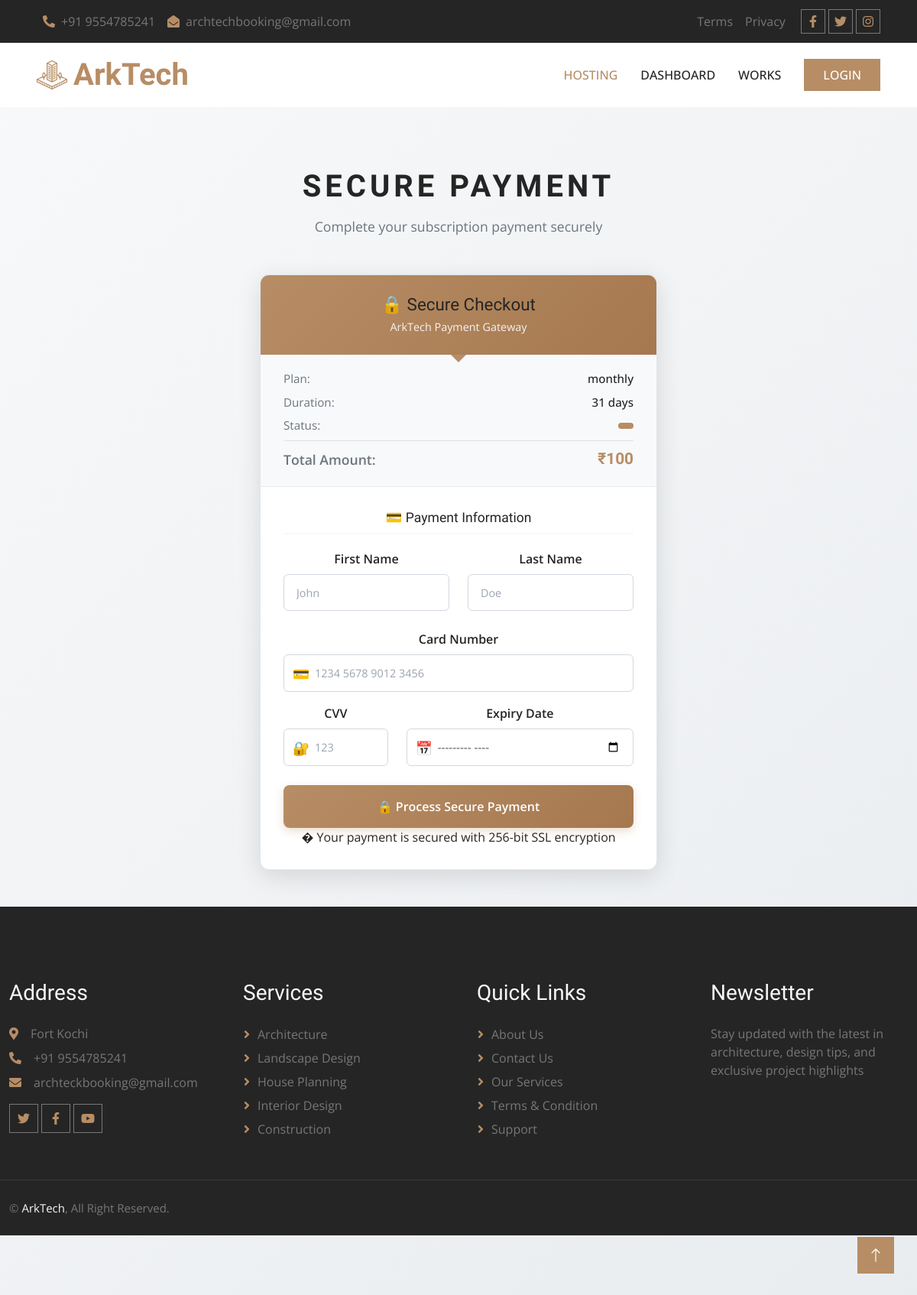
The page /Architect/paymentmain.php on the database as committed earlier.
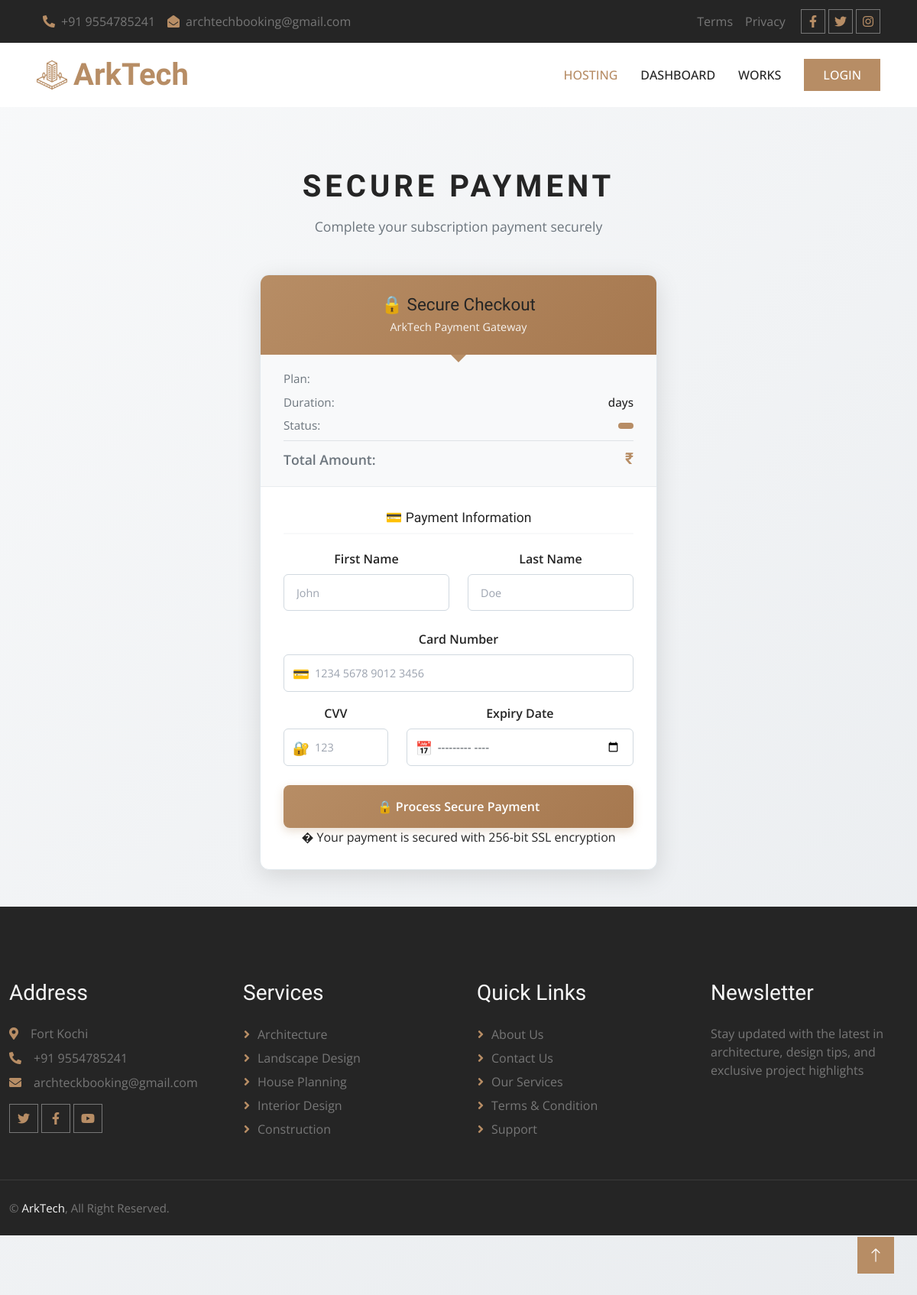
The same page on the database as committed later.
### tables this page shows
CREATE TABLE IF NOT EXISTS `tbl_plan` (
  `plan_id` int NOT NULL AUTO_INCREMENT,
  `plan_name` varchar(100) NOT NULL,
  `amount` int NOT NULL,
  `duration` int NOT NULL,
  PRIMARY KEY (`plan_id`)
);

CREATE TABLE IF NOT EXISTS `tbl_subscriptionplan` (
  `payid` int NOT NULL AUTO_INCREMENT,
  `plan_id` int NOT NULL,
  `architect_id` int NOT NULL,
  `status` varchar(30) NOT NULL,
  `amount` int NOT NULL,
  `renewaldate` date NOT NULL,
  `regdate` date NOT NULL,
  PRIMARY KEY (`payid`)
);

### dboperation.php (called while the page is built, shortened)
<?php
class dboperation
{
    public $con,$res;
    function __construct()
    {
        $this->con=mysqli_connect("localhost","root","","arktech");
    }
    public function executequery($sql)
    {
        $this->res=mysqli_query($this->con,$sql);
        return $this->res;
    }
}
?>

### Architect/paymentmain.php (the view, shortened to what this page needs)
<?php include("header.php"); ?>
<?php
include_once("../dboperation.php");
$obj = new dboperation();
$architect_id = $_GET["cid"];
$sql = "SELECT p.payid, p.amount, p.status, pl.plan_name, pl.plan_id, pl.duration
        FROM tbl_subscriptionplan p
        INNER JOIN tbl_plan pl ON p.plan_id = pl.plan_id
        WHERE p.architect_id='$architect_id'";
$res = $obj->executequery($sql);
$row = mysqli_fetch_array($res);
?>
<section class="payment-section">
    <div class="container text-center">
        <h2 class="section-title">Secure Payment</h2>
        <p class="section-subtitle">Complete your subscription payment securely</p>
        <div class="row justify-content-center">
            <div class="col-lg-8">
                <div class="payment-gateway">
                    <div class="gateway-header">
                        <h3 class="gateway-title">🔒 Secure Checkout</h3>
                        <p class="gateway-subtitle">ArkTech Payment Gateway</p>
                    </div>
                    <div class="order-summary">
                        <div class="summary-row">
                            <span class="summary-label">Plan:</span>
                            <span class="summary-value"><?php echo $row['plan_name']; ?></span>
                        </div>
                        <div class="summary-row">
                            <span class="summary-label">Duration:</span>
                            <span class="summary-value"><?php echo $row['duration']; ?> days</span>
                        </div>
                        <div class="summary-row">
                            <span class="summary-label">Status:</span>
                            <span class="status-indicator"><?php echo $row['status']; ?></span>
                        </div>
                        <div class="summary-row">
                            <span class="summary-label">Total Amount:</span>
                            <span class="total-amount">₹<?php echo $row['amount']; ?></span>
                        </div>
                    </div>
                    <div class="payment-form">
                        <h4 class="form-section-title">💳 Payment Information</h4>
                        <form action="" method="post">
                        <div class="form-group">
                            <div class="row">
                                <div class="col-md-6">
                                    <label class="form-label">First Name</label>
                                    <input type="text" class="form-control gateway-form-control" name="fname" placeholder="John" required>
                                </div>
                                <div class="col-md-6">
                                    <label class="form-label">Last Name</label>
                                    <input type="text" class="form-control gateway-form-control" name="lname" placeholder="Doe" required>
                                </div>
                            </div>
                        </div>
                        <div class="form-group mb-3">
                            <label class="form-label">Card Number</label>
                            <div class="input-icon" data-icon="💳">
                                <input type="text" class="form-control gateway-form-control" name="cardnumber" placeholder="1234 5678 9012 3456" maxlength="16" required>
                            </div>
                        </div>
                        <div class="form-group">
                            <div class="row">
                                <div class="col-md-4">
                                    <label class="form-label">CVV</label>
                                    <div class="input-icon" data-icon="🔐">
                                        <input type="password" class="form-control gateway-form-control" name="cvv" placeholder="123" maxlength="3" required>
                                    </div>
                                </div>
                                <div class="col-md-8">
                                    <label class="form-label">Expiry Date</label>
                                    <div class="input-icon" data-icon="📅">
                                        <input type="month" class="form-control gateway-form-control" name="expiry" required>
                                    </div>
                                </div>
                            </div>
                        </div>
                        <div class="d-grid">
                            <button type="submit" name="pay" class="btn-secure-payment">
                                🔒 Process Secure Payment
                            </button>
                        </div>
                        <div class="security-info">
                            <p class="mb-0">� Your payment is secured with 256-bit SSL encryption</p>
                        </div>
                    </form>
                </div>
            </div>
        </div>
    </div>
</div>
<?php include("footer.php"); ?>

### Architect/header.php (shortened to what this page needs)
<!DOCTYPE html>
<html lang="en">
<head>
    <link href="https://cdnjs.cloudflare.com/ajax/libs/font-awesome/5.10.0/css/all.min.css" rel="stylesheet">
    <link href="https://cdn.jsdelivr.net/npm/bootstrap-icons@1.4.1/font/bootstrap-icons.css" rel="stylesheet">
    <link href="lib/animate/animate.min.css" rel="stylesheet">
    <link href="lib/owlcarousel/assets/owl.carousel.min.css" rel="stylesheet">
    <link href="lib/tempusdominus/css/tempusdominus-bootstrap-4.min.css" rel="stylesheet" />
    <link href="css/bootstrap.min.css" rel="stylesheet">
    <link href="css/style.css" rel="stylesheet">
    <link href="css/hosting.css" rel="stylesheet">
</head>
<body>
    <div class="container-fluid bg-dark p-0 wow fadeIn" data-wow-delay="0.1s">
        <div class="row gx-0 d-none d-lg-flex">
            <div class="col-lg-7 px-5 text-start">
                <div class="h-100 d-inline-flex align-items-center py-3 me-3">
                    <a class="text-body px-2" href="tel:+0123456789"><i class="fa fa-phone-alt text-primary me-2"></i>+91 9554785241</a>
                    <a class="text-body px-2" href="mailto:info@example.com"><i class="fa fa-envelope-open text-primary me-2"></i>archtechbooking@gmail.com</a>
                </div>
            </div>
            <div class="col-lg-5 px-5 text-end">
                <div class="h-100 d-inline-flex align-items-center py-3 me-2">
                    <a class="text-body px-2" href="">Terms</a>
                    <a class="text-body px-2" href="">Privacy</a>
                </div>
                <div class="h-100 d-inline-flex align-items-center">
                    <a class="btn btn-sm-square btn-outline-body me-1" href=""><i class="fab fa-facebook-f"></i></a>
                    <a class="btn btn-sm-square btn-outline-body me-1" href=""><i class="fab fa-twitter"></i></a>
                    <a class="btn btn-sm-square btn-outline-body me-0" href=""><i class="fab fa-instagram"></i></a>
                </div>
            </div>
        </div>
    </div>
<nav class="navbar navbar-expand-lg bg-white navbar-light sticky-top py-lg-0 px-lg-5 wow fadeIn" data-wow-delay="0.1s">
    <a href="index.php" class="navbar-brand ms-4 ms-lg-0 d-flex align-items-center">
        <img class="me-2" src="img/icons/icon-1.png" alt="Icon" height="40">
        <h1 class="text-primary m-0" style="color: white;">ArkTech</h1>
    </a>
    <div class="collapse navbar-collapse" id="navbarCollapse">
        <div class="navbar-nav ms-auto p-4 p-lg-0">
            <a href="project1.php" class="nav-item nav-link active" id="registerBtn">HOSTING</a>
            <a href="index.php" class="nav-item nav-link">DASHBOARD</a>
            <a href="architect_view.php" class="nav-item nav-link">WORKS</a>
        </div>
        <?php if (isset($_SESSION['username'])): ?>
            <div class="dropdown d-none d-lg-block">
                <button class="btn btn-primary dropdown-toggle py-2 px-4" type="button"
                    id="userDropdown" data-bs-toggle="dropdown" aria-expanded="false"
                    style="outline: none; box-shadow: none; border-color: transparent;">
                    <?php echo $_SESSION['username']; ?>
                </button>
                <ul class="dropdown-menu" aria-labelledby="userDropdown">
                        <li><a class="dropdown-item" href="/ArkTech/Architect/architect_dashboard.php">My Profile</a></li>
                        <li><a class="dropdown-item" href="/ArkTech/Guest/logout.php">Logout</a></li>
                </ul>
            </div>
        <?php else: ?>
            <a href="/ArkTech/Guest/login.php" class="btn btn-primary py-2 px-4 d-none d-lg-block">LOGIN</a>
        <?php endif; ?>
    </div>
</nav>

### Architect/footer.php (shortened to what this page needs)
<div class="container-fluid bg-dark text-body footer mt-5 pt-5 px-0 wow fadeIn" data-wow-delay="0.1s">
     <div class="container py-5">
         <div class="row g-5">
             <div class="col-lg-3 col-md-6">
                 <h3 class="text-light mb-4">Address</h3>
                 <p class="mb-2"><i class="fa fa-map-marker-alt text-primary me-3"></i>Fort Kochi</p>
                 <p class="mb-2"><i class="fa fa-phone-alt text-primary me-3"></i>+91 9554785241</p>
                 <p class="mb-2"><i class="fa fa-envelope text-primary me-3"></i>archteckbooking@gmail.com</p>
                 <div class="d-flex pt-2">
                     <a class="btn btn-square btn-outline-body me-1" href=""><i class="fab fa-twitter"></i></a>
                     <a class="btn btn-square btn-outline-body me-1" href=""><i class="fab fa-facebook-f"></i></a>
                     <a class="btn btn-square btn-outline-body me-1" href=""><i class="fab fa-youtube"></i></a>
                 </div>
             </div>
             <div class="col-lg-3 col-md-6">
                 <h3 class="text-light mb-4">Services</h3>
                 <a class="btn btn-link" href="services.php">Architecture</a>
                 <a class="btn btn-link" href="services.php">Landscape Design</a>
                 <a class="btn btn-link" href="services.php">House Planning</a>
                 <a class="btn btn-link" href="services.php">Interior Design</a>
                 <a class="btn btn-link" href="services.php">Construction</a>
             </div>
             <div class="col-lg-3 col-md-6">
                 <h3 class="text-light mb-4">Quick Links</h3>
                 <a class="btn btn-link" href="about.php">About Us</a>
                 <a class="btn btn-link" href="contact.php">Contact Us</a>
                 <a class="btn btn-link" href="services.php">Our Services</a>
                 <a class="btn btn-link" href="">Terms & Condition</a>
                 <a class="btn btn-link" href="">Support</a>
             </div>
             <div class="col-lg-3 col-md-6">
                 <h3 class="text-light mb-4">Newsletter</h3>
                 <p>Stay updated with the latest in architecture, design tips, and exclusive project highlights</p>
             </div>
         </div>
     </div>
     <div class="container-fluid copyright">
         <div class="container">
             <div class="row">
                 <div class="col-md-6 text-center text-md-start mb-3 mb-md-0">
                     &copy; <a href="index.php">ArkTech</a>, All Right Reserved.
                 </div>
             </div>
         </div>
     </div>
 </div>
 <a href="#" class="btn btn-lg btn-primary btn-lg-square back-to-top"><i class="bi bi-arrow-up"></i></a>

### Architect/css/style.css (style rules this page uses)
:root { --primary: #B78D65; --light: #F8F8F8; --dark: #252525; }
h1, h2, .h1, .h2, .fw-bold { font-weight: 600 !important; }
h3, h4, .h3, .h4, .fw-medium { font-weight: 500 !important; }
.back-to-top { position: fixed; display: none; right: 30px; bottom: 30px; z-index: 99; }
.btn { font-weight: 500; transition: .5s; }
.btn.btn-primary, .btn.btn-secondary { color: #FFFFFF; }
.btn-square { width: 38px; height: 38px; }
.btn-sm-square { width: 32px; height: 32px; }
.btn-lg-square { width: 48px; height: 48px; }
.btn-square, .btn-sm-square, .btn-lg-square { padding: 0; display: flex; align-items: center; justify-content: center; font-weight: normal; }
.btn-outline-body { color: var(--primary); border-color: #777777; }
.navbar .navbar-nav .nav-link { margin-right: 30px; padding: 30px 0; color: var(--dark); font-weight: 500; text-transform: uppercase; outline: none; }
.navbar .navbar-nav .nav-link:hover, .navbar .navbar-nav .nav-link.active { color: var(--primary); }
.navbar.sticky-top { top: -100px; transition: .5s; }
.section-title { color: var(--primary); font-weight: 600; letter-spacing: 5px; text-transform: uppercase; }
.footer .btn.btn-link { display: block; margin-bottom: 5px; padding: 0; text-align: left; color: #777777; font-weight: normal; text-transform: capitalize; transition: .3s; }
.footer .btn.btn-link::before { position: relative; content: "\f105"; font-family: "Font Awesome 5 Free"; font-weight: 900; color: var(--primary); margin-right: 10px; }
.footer .copyright { padding: 25px 0; font-size: 15px; border-top: 1px solid rgba(256, 256, 256, .1); }
.footer .copyright a { color: var(--light); }

Rows that differ between the two databases and show on the page:
no longer on this page (row unchanged): tbl_plan: plan_name "monthly", duration "31"
removed tbl_subscriptionplan: amount "100"
